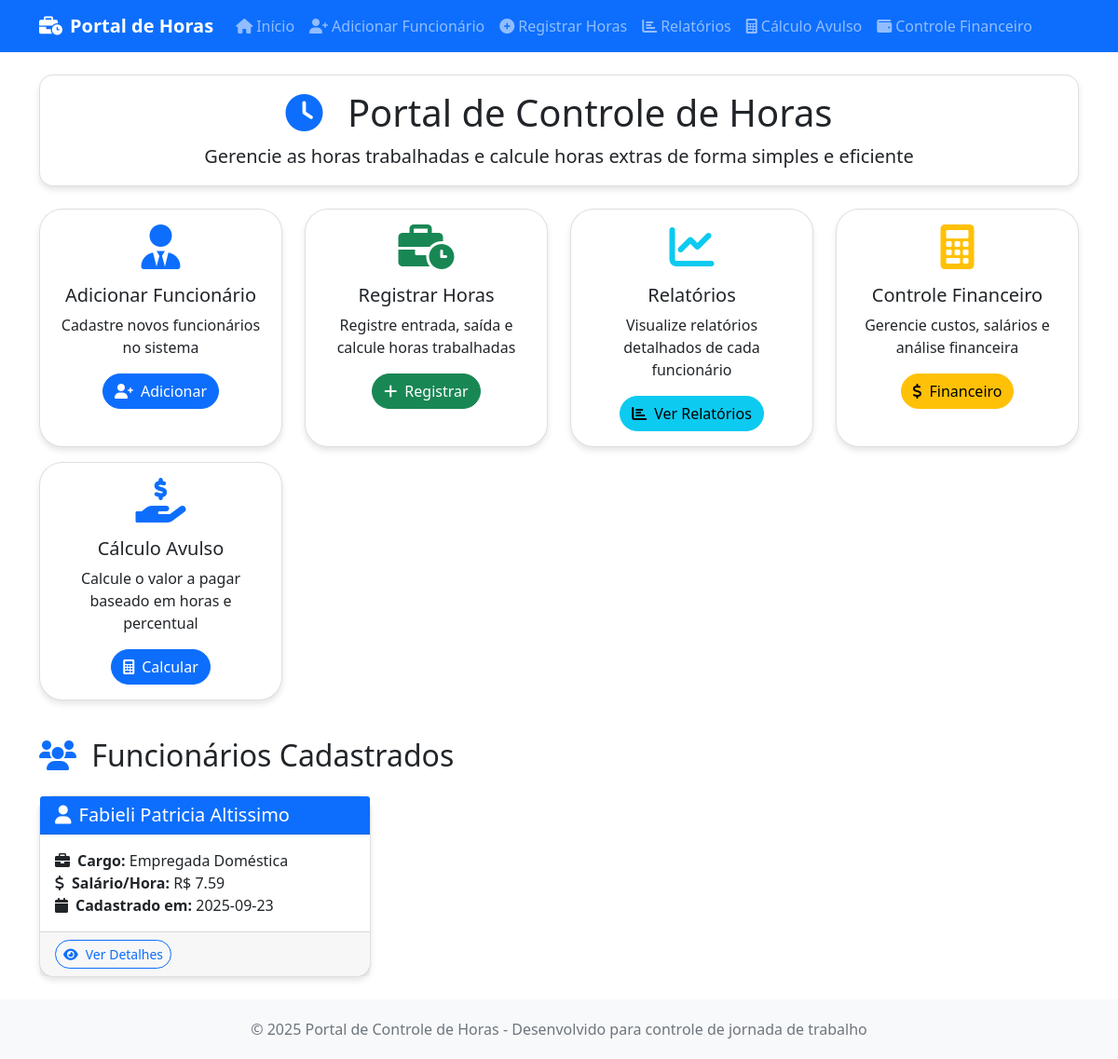
The page / on the database its author committed.
### tables this page shows
CREATE TABLE funcionarios (
            id INTEGER PRIMARY KEY AUTOINCREMENT,
            nome TEXT NOT NULL UNIQUE,
            cargo TEXT NOT NULL,
            salario_mensal REAL NOT NULL,
            salario_hora REAL NOT NULL,
            horas_mensais INTEGER NOT NULL DEFAULT 220,
            data_cadastro DATE NOT NULL,
            ativo BOOLEAN NOT NULL DEFAULT 1,
            created_at TIMESTAMP DEFAULT CURRENT_TIMESTAMP,
            updated_at TIMESTAMP DEFAULT CURRENT_TIMESTAMP
        , desconto REAL DEFAULT 0.00);

### index.py (the view)
@app.route('/')
@app.route('/page/<int:page>')
def index(page=1):
    per_page = 6  # 6 funcionários por página
    offset = (page - 1) * per_page
    count_query = "SELECT COUNT(*) as total FROM funcionarios WHERE ativo = 1"
    total_result = DatabaseManager.execute_query(count_query, fetch_one=True)
    total_funcionarios = total_result['total'] if total_result else 0
    query = "SELECT * FROM funcionarios WHERE ativo = 1 ORDER BY nome LIMIT ? OFFSET ?"
    funcionarios_list = DatabaseManager.execute_query(query, (per_page, offset), fetch_all=True)
    funcionarios = {f['nome']: f for f in funcionarios_list}
    total_pages = (total_funcionarios + per_page - 1) // per_page  # Ceiling division
    has_prev = page > 1
    has_next = page < total_pages
    prev_page = page - 1 if has_prev else None
    next_page = page + 1 if has_next else None
    pagination_info = {
        'page': page,
        'per_page': per_page,
        'total': total_funcionarios,
        'total_pages': total_pages,
        'has_prev': has_prev,
        'has_next': has_next,
        'prev_page': prev_page,
        'next_page': next_page
    }
    return render_template('index.html', funcionarios=funcionarios, pagination=pagination_info)

### index.py (called while the page is built)
    @staticmethod
    def get_connection():
        conn = sqlite3.connect(DB_FILE)
        conn.row_factory = sqlite3.Row  # Permite acesso por nome de coluna
        return conn

    @staticmethod
    def execute_query(query, params=None, fetch_one=False, fetch_all=False):
        conn = DatabaseManager.get_connection()
        try:
            cursor = conn.cursor()
            if params:
                cursor.execute(query, params)
            else:
                cursor.execute(query)
            if fetch_one:
                result = cursor.fetchone()
                return dict(result) if result else None
            elif fetch_all:
                results = cursor.fetchall()
                return [dict(row) for row in results] if results else []
            else:
                conn.commit()
                return cursor.lastrowid
        finally:
            conn.close()

### templates/index.html (shortened to what this page needs)
{% extends "base.html" %}
{% block content %}
<div class="row">
    <div class="col-12">
        <div class="card mb-4">
            <div class="card-body text-center">
                <h1 class="card-title">
                    <i class="fas fa-clock text-primary me-3"></i>
                    Portal de Controle de Horas
                </h1>
                <p class="card-text lead">Gerencie as horas trabalhadas e calcule horas extras de forma simples e eficiente</p>
            </div>
        </div>
    </div>
</div>
<div class="row mb-4">
    <div class="col-md-3 mb-3">
        <div class="card btn-custom h-100">
            <div class="card-body text-center">
                <i class="fas fa-user-tie fa-3x text-primary mb-3"></i>
                <h5 class="card-title">Adicionar Funcionário</h5>
                <p class="card-text">Cadastre novos funcionários no sistema</p>
                <a href="{{ url_for('adicionar_funcionario') }}" class="btn btn-primary btn-custom">
                    <i class="fas fa-user-plus me-2"></i>Adicionar
                </a>
            </div>
        </div>
    </div>
    <div class="col-md-3 mb-3">
        <div class="card btn-custom h-100">
            <div class="card-body text-center">
                <i class="fas fa-business-time fa-3x text-success mb-3"></i>
                <h5 class="card-title">Registrar Horas</h5>
                <p class="card-text">Registre entrada, saída e calcule horas trabalhadas</p>
                <a href="{{ url_for('registrar_horas') }}" class="btn btn-success btn-custom">
                    <i class="fas fa-plus me-2"></i>Registrar
                </a>
            </div>
        </div>
    </div>
    <div class="col-md-3 mb-3">
        <div class="card btn-custom h-100">
            <div class="card-body text-center">
                <i class="fas fa-chart-line fa-3x text-info mb-3"></i>
                <h5 class="card-title">Relatórios</h5>
                <p class="card-text">Visualize relatórios detalhados de cada funcionário</p>
                <a href="{{ url_for('relatorios') }}" class="btn btn-info btn-custom">
                    <i class="fas fa-chart-bar me-2"></i>Ver Relatórios
                </a>
            </div>
        </div>
    </div>
    <div class="col-md-3 mb-3">
        <div class="card btn-custom h-100">
            <div class="card-body text-center">
                <i class="fas fa-calculator fa-3x text-warning mb-3"></i>
                <h5 class="card-title">Controle Financeiro</h5>
                <p class="card-text">Gerencie custos, salários e análise financeira</p>
                <a href="{{ url_for('controle_financeiro') }}" class="btn btn-warning btn-custom">
                    <i class="fas fa-dollar-sign me-2"></i>Financeiro
                </a>
            </div>
        </div>
    </div>
    <div class="col-md-3 mb-3">
        <div class="card btn-custom h-100">
            <div class="card-body text-center">
                <i class="fas fa-hand-holding-usd fa-3x text-primary mb-3"></i>
                <h5 class="card-title">Cálculo Avulso</h5>
                <p class="card-text">Calcule o valor a pagar baseado em horas e percentual</p>
                <a href="{{ url_for('calculo_avulso') }}" class="btn btn-primary btn-custom">
                    <i class="fas fa-calculator me-2"></i>Calcular
                </a>
            </div>
        </div>
    </div>
</div>
{% if funcionarios %}
<div id="funcionarios" class="row">
    <div class="col-12">
        <h2 class="mb-4">
            <i class="fas fa-users text-primary me-2"></i>
            Funcionários Cadastrados
        </h2>
    </div>
    {% for nome, dados in funcionarios.items() %}
    <div class="col-lg-6 col-xl-4 mb-4">
        <div class="card h-100">
            <div class="card-header bg-primary text-white">
                <h5 class="card-title mb-0">
                    <i class="fas fa-user me-2"></i>{{ nome }}
                </h5>
            </div>
            <div class="card-body">
                <p class="card-text">
                    <strong><i class="fas fa-briefcase me-2"></i>Cargo:</strong> {{ dados.cargo }}<br>
                    <strong><i class="fas fa-dollar-sign me-2"></i>Salário/Hora:</strong> R$ {{ "%.2f"|format(dados.salario_hora) }}<br>
                    <strong><i class="fas fa-calendar me-2"></i>Cadastrado em:</strong> {{ dados.data_cadastro }}
                </p>
            </div>
            <div class="card-footer">
                <a href="{{ url_for('visualizar_funcionario', nome=nome) }}" class="btn btn-outline-primary btn-sm btn-custom">
                    <i class="fas fa-eye me-2"></i>Ver Detalhes
                </a>
            </div>
        </div>
    </div>
    {% endfor %}
</div>
{% endif %}
{% endblock %}

### templates/base.html (style rules this page uses)
.card { border-radius: 15px; box-shadow: 0 4px 6px rgba(0, 0, 0, 0.1); }
.btn-custom { border-radius: 25px; }

### rows shown on the page
funcionarios: nome "Fabieli Patricia Altissimo", cargo "Empregada Doméstica", salario_hora "7.59", data_cadastro "2025-09-23"
